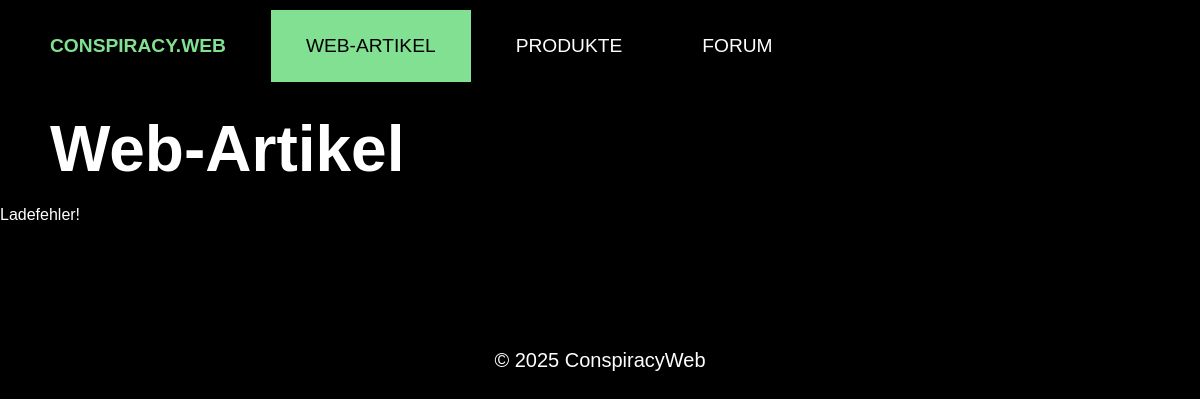
/articles.php, run on an earlier commit of the app's database.
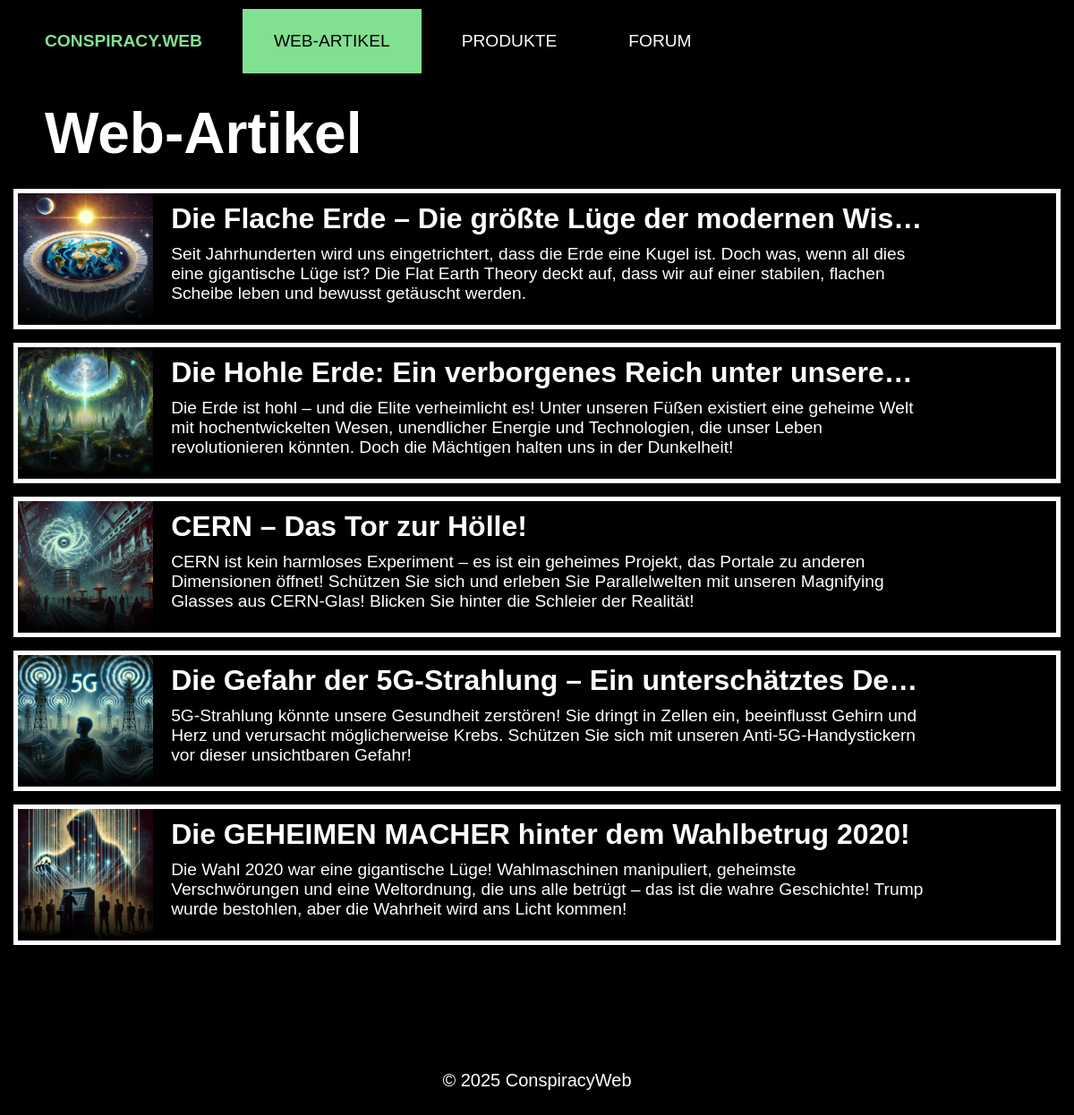
And on a later commit of the database.
### tables this page shows
CREATE TABLE `articles` (
  `article_id` int(11) NOT NULL,
  `article_title` varchar(255) NOT NULL,
  `article_subtitle` varchar(255) NOT NULL,
  `article_image` varchar(255) NOT NULL,
  `article_text` text NOT NULL
);

### articles.php (the view, shortened to what this page needs)
<!DOCTYPE html>
<html>
    <head>
        <link rel="stylesheet" href="style.css">
    </head>
    <body>
        <div class="div_navigation_bar">
            <ul>
                <li><a style="color:rgb(129, 224, 145);"class="navigation_bar_home" href="index.php"><strong>CONSPIRACY.WEB</strong></a></li>
                <li><a class="navigation_bar_selected" href="articles.php">WEB-ARTIKEL</a></li>
                <li><a class="navigation_bar" href="products.php">PRODUKTE</a></li>
                <li><a class="navigation_bar" href="forum.php">FORUM</a></li>
            </ul>
        </div>
        <h1 class="title">Web-Artikel</h1>
<?php
    include("connection.php");
        $sql = "SELECT * FROM articles";
        $result = mysqli_query($conn, $sql);
        if(mysqli_num_rows($result) > 0) {
            while($row = mysqli_fetch_assoc($result)){
                echo "<a href=article.php?id=".$row["article_id"]." class=\"clickable_div\" style=\"all:inherit\">";
                echo "<div class=\"product_list_item\">";
                echo "<img src=\"" . $row["article_image"] . "\"/>";
                echo "<h1 class=\"product_list_item\">" . $row["article_title"] . "</h1>";
                echo "<p class=\"product_list_item_description\">" . $row["article_subtitle"] . "</p>";
                echo "</div>";
                echo "</a>";
            };
        }
        else{
            echo "Ladefehler!";
        }
?>
<html>
    <p class="footer"><br><br><br><br><br>© 2025 ConspiracyWeb<br><br></p>
</html>

### style.css (style rules this page uses)
body { margin: 0; padding: 0; border: 0; background-color: rgb(0, 0, 0); color:white; font-family: Helvetica, Arial, sans-serif; }
h1, h2, h3, h4, h5, h6, p, video { margin: 0; padding: 10px; border: 0; font-size: 120%; }
h1.title { font-size: 400%; color: rgb(255, 255, 255); margin: 10px 40px 10px; }
ul { list-style-type: none; margin: 0; padding: 0; border: 0; overflow:hidden; }
a.navigation_bar, a.navigation_bar:visited { font-size: 120%; color: rgb(255, 255, 255); padding: 25px 35px; text-align: center; text-decoration: none; display: block; float: left; margin: 10px 5px 10px 5px; -webkit-transition: 0.5s; transition: 0.5s; }
a.navigation_bar_home { font-size: 120%; color: rgb(255, 255, 255); padding: 25px 35px; text-align: center; text-decoration: none; display: block; float: left; margin: 10px 5px 10px 15px; }
a.navigation_bar_selected { font-size: 120%; background-color:rgb(129, 224, 145); color: rgb(0, 0, 0); padding: 25px 35px; text-align: center; text-decoration: none; display: block; float: left; margin: 10px 5px 10px 5px; }
div.div_navigation_bar { background-color: rgb(0, 0, 0); position: sticky; top: 0px; margin: none; }
div.product_list_item { display:grid; grid-template-columns: 4cm 100fr 15ch; grid-template-rows: 47px 100px; grid-auto-rows: minmax(auto, max-content); gap: 0px; justify-content: space-around; align-content: center; margin: 15px; padding: none; font-size: 16px; cursor: pointer; border: 5px solid rgb(255, 255, 255); -webkit-transition: 0.5s; transition: 0.1s; }
h1.product_list_item { font-size: 200%; overflow: hidden; text-overflow: ellipsis; margin-left: 10px; white-space: nowrap; }
p.product_list_item_description { margin-left: 10px; line-clamp: 3; display: -webkit-box; max-height: 5.5ch; -webkit-line-clamp: 3; -webkit-box-orient: vertical; overflow: hidden; }
div.product_list_item img { width:4cm; height:100%; grid-row: 1 / span 2; float: left; border-radius: 0px; }
div.product_list_item h1 { grid-row: 1 / span 1; }
div.product_list_item p.product_list_item_description { grid-row: 2 / span 1; }
p.footer { font-size: 20px; text-align: center; }

What changed in the data, as far as the page shows it:
added articles: article_image (picture), article_title "Die Flache Erde – Die größte Lüge der modernen Wis…", article_subtitle "Seit Jahrhunderten wird uns eingetrichtert, dass die Erde eine Kugel ist. Doch was, wenn all dies eine gigantische Lüge ist? Die Flat Earth Theory deckt auf, dass wir auf einer stabilen, flachen Scheibe leben und bewusst getäuscht werden."
added articles: article_image (picture), article_title "Die Hohle Erde: Ein verborgenes Reich unter unsere…", article_subtitle "Die Erde ist hohl – und die Elite verheimlicht es! Unter unseren Füßen existiert eine geheime Welt mit hochentwickelten Wesen, unendlicher Energie und Technologien, die unser Leben revolutionieren könnten. Doch die Mächtigen halten uns in der Dunkelheit!"
added articles: article_image (picture), article_title "CERN – Das Tor zur Hölle!", article_subtitle "CERN ist kein harmloses Experiment – es ist ein geheimes Projekt, das Portale zu anderen Dimensionen öffnet! Schützen Sie sich und erleben Sie Parallelwelten mit unseren Magnifying Glasses aus CERN-Glas! Blicken Sie hinter die Schleier der Realität!"
added articles: article_image (picture), article_title "Die Gefahr der 5G-Strahlung – Ein unterschätztes De…", article_subtitle "5G-Strahlung könnte unsere Gesundheit zerstören! Sie dringt in Zellen ein, beeinflusst Gehirn und Herz und verursacht möglicherweise Krebs. Schützen Sie sich mit unseren Anti-5G-Handystickern vor dieser unsichtbaren Gefahr!"
added articles: article_image (picture), article_title "Die GEHEIMEN MACHER hinter dem Wahlbetrug 2020!", article_subtitle "Die Wahl 2020 war eine gigantische Lüge! Wahlmaschinen manipuliert, geheimste Verschwörungen und eine Weltordnung, die uns alle betrügt – das ist die wahre Geschichte! Trump wurde bestohlen, aber die Wahrheit wird ans Licht kommen!"
Also different on the page:
text no longer shown: "Ladefehler!"
